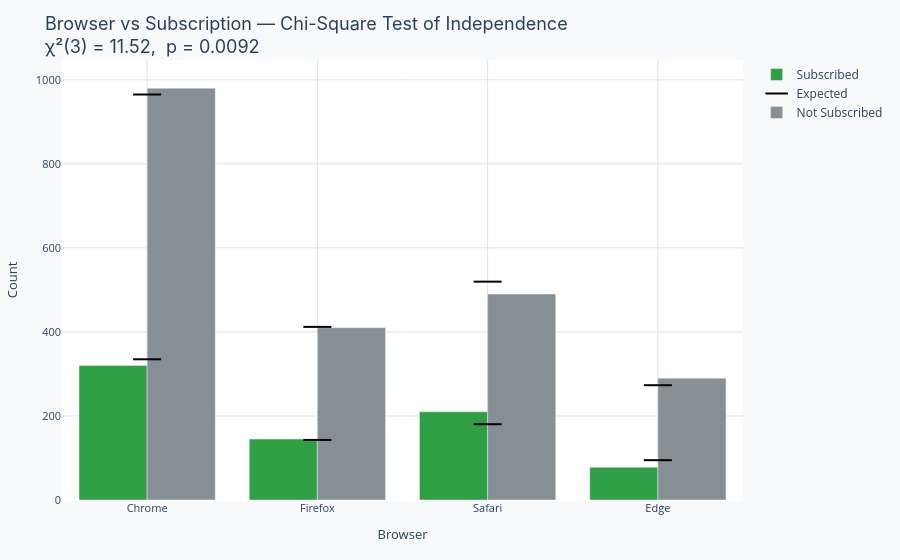

The notebook cell this image was saved under:
### Markdown cell above
---
## Real-world example: Browser preference and subscription rate

A streaming service wants to know whether the browser a user uses is associated with whether they subscribe. This is a chi-square test of independence: are browser type (Chrome, Firefox, Safari, Edge) and subscription status (Yes/No) independent?

The chart shows observed subscription counts by browser alongside the expected counts if browser and subscription were truly independent. Notice:

- **Notice:** Safari users subscribe at a noticeably higher rate than expected, the observed count in the "Safari, Yes" cell is meaningfully above expected
- **Notice:** Edge users subscribe at a lower rate than expected, but the cell count is also small, which reduces its contribution to χ²
- **Notice:** The chi-square statistic captures all four browsers' deviations simultaneously, no single cell tells the whole story

> **Discussion question:** A marketing team sees the Safari finding and wants to target Safari users with premium ads. Before they act, what alternative explanations should they rule out? (Hint: think about who uses Safari versus Chrome in terms of demographics and device type.)

### Code cell
# ── Chi-square test of independence: browser vs subscription ─────────────────
# Simulated data from a realistic web analytics scenario
browsers  = ["Chrome", "Firefox", "Safari", "Edge"]
subscribed    = np.array([320, 145, 210, 78])    # observed subscribers per browser
not_subscribed = np.array([980, 410, 490, 290])  # observed non-subscribers per browser

observed = np.array([subscribed, not_subscribed])
chi2, p_val, df, expected = stats.chi2_contingency(observed)

fig = go.Figure()
for row_idx, (label, color) in enumerate(
    [("Subscribed", PALETTE["accent"]), ("Not Subscribed", PALETTE["muted"])]
):
    obs_row = observed[row_idx]
    exp_row = expected[row_idx]
    for i, browser in enumerate(browsers):
        fig.add_trace(go.Bar(
            x=[browser],
            y=[obs_row[i]],
            marker_color=color,
            name=label if i == 0 else "",
            showlegend=(i == 0),
            offsetgroup=row_idx,
        ))
        # Expected as a small marker
        fig.add_trace(go.Scatter(
            x=[browser], y=[exp_row[i]],
            mode="markers",
            marker=dict(symbol="line-ew", size=20, color="black",
                        line=dict(color="black", width=2)),
            name="Expected" if (row_idx == 0 and i == 0) else "",
            showlegend=(row_idx == 0 and i == 0),
        ))

layout = base_layout(
    title=f"Browser vs Subscription — Chi-Square Test of Independence<br>"
          f"χ²({df}) = {chi2:.2f},  p = {p_val:.4f}",
    xaxis_title="Browser",
    yaxis_title="Count",
)
layout.update(barmode="group")
fig.update_layout(layout)
fig.show()

### Figure 1 — Plotly figure (JSON) as saved in the notebook; plotly's stock layout.template omitted (floating-point values rounded to 4 significant figures)
{"data": [{"marker": {"color": "#2F9E44"}, "name": "Subscribed", "offsetgroup": "0", "showlegend": true, "type": "bar", "x": ["Chrome"], "y": [320]}, {"marker": {"color": "black", "line": {"color": "black", "width": 2}, "size": 20, "symbol": "line-ew"}, "mode": "markers", "name": "Expected", "showlegend": true, "type": "scatter", "x": ["Chrome"], "y": [334.9]}, {"marker": {"color": "#2F9E44"}, "name": "", "offsetgroup": "0", "showlegend": false, "type": "bar", "x": ["Firefox"], "y": [145]}, {"marker": {"color": "black", "line": {"color": "black", "width": 2}, "size": 20, "symbol": "line-ew"}, "mode": "markers", "name": "", "showlegend": false, "type": "scatter", "x": ["Firefox"], "y": [143.0]}, {"marker": {"color": "#2F9E44"}, "name": "", "offsetgroup": "0", "showlegend": false, "type": "bar", "x": ["Safari"], "y": [210]}, {"marker": {"color": "black", "line": {"color": "black", "width": 2}, "size": 20, "symbol": "line-ew"}, "mode": "markers", "name": "", "showlegend": false, "type": "scatter", "x": ["Safari"], "y": [180.3]}, {"marker": {"color": "#2F9E44"}, "name": "", "offsetgroup": "0", "showlegend": false, "type": "bar", "x": ["Edge"], "y": [78]}, {"marker": {"color": "black", "line": {"color": "black", "width": 2}, "size": 20, "symbol": "line-ew"}, "mode": "markers", "name": "", "showlegend": false, "type": "scatter", "x": ["Edge"], "y": [94.8]}, {"marker": {"color": "#868E96"}, "name": "Not Subscribed", "offsetgroup": "1", "showlegend": true, "type": "bar", "x": ["Chrome"], "y": [980]}, {"marker": {"color": "black", "line": {"color": "black", "width": 2}, "size": 20, "symbol": "line-ew"}, "mode": "markers", "name": "", "showlegend": false, "type": "scatter", "x": ["Chrome"], "y": [965.1]}, {"marker": {"color": "#868E96"}, "name": "", "offsetgroup": "1", "showlegend": false, "type": "bar", "x": ["Firefox"], "y": [410]}, {"marker": {"color": "black", "line": {"color": "black", "width": 2}, "size": 20, "symbol": "line-ew"}, "mode": "markers", "name": "", "showlegend": false, "type": "scatter", "x": ["Firefox"], "y": [412.0]}, {"marker": {"color": "#868E96"}, "name": "", "offsetgroup": "1", "showlegend": false, "type": "bar", "x": ["Safari"], "y": [490]}, {"marker": {"color": "black", "line": {"color": "black", "width": 2}, "size": 20, "symbol": "line-ew"}, "mode": "markers", "name": "", "showlegend": false, "type": "scatter", "x": ["Safari"], "y": [519.7]}, {"marker": {"color": "#868E96"}, "name": "", "offsetgroup": "1", "showlegend": false, "type": "bar", "x": ["Edge"], "y": [290]}, {"marker": {"color": "black", "line": {"color": "black", "width": 2}, "size": 20, "symbol": "line-ew"}, "mode": "markers", "name": "", "showlegend": false, "type": "scatter", "x": ["Edge"], "y": [273.2]}], "layout": {"barmode": "group", "legend": {"font": {"size": 12}}, "margin": {"b": 60, "l": 60, "r": 30, "t": 60}, "paper_bgcolor": "#F8F9FA", "plot_bgcolor": "#FFFFFF", "title": {"font": {"family": "Inter, Arial, sans-serif", "size": 18}, "text": "Browser vs Subscription — Chi-Square Test of Independence<br>χ²(3) = 11.52,  p = 0.0092"}, "xaxis": {"gridcolor": "#DEE2E6", "tickfont": {"size": 11}, "title": {"font": {"size": 13}, "text": "Browser"}}, "yaxis": {"gridcolor": "#DEE2E6", "tickfont": {"size": 11}, "title": {"font": {"size": 13}, "text": "Count"}}}}
